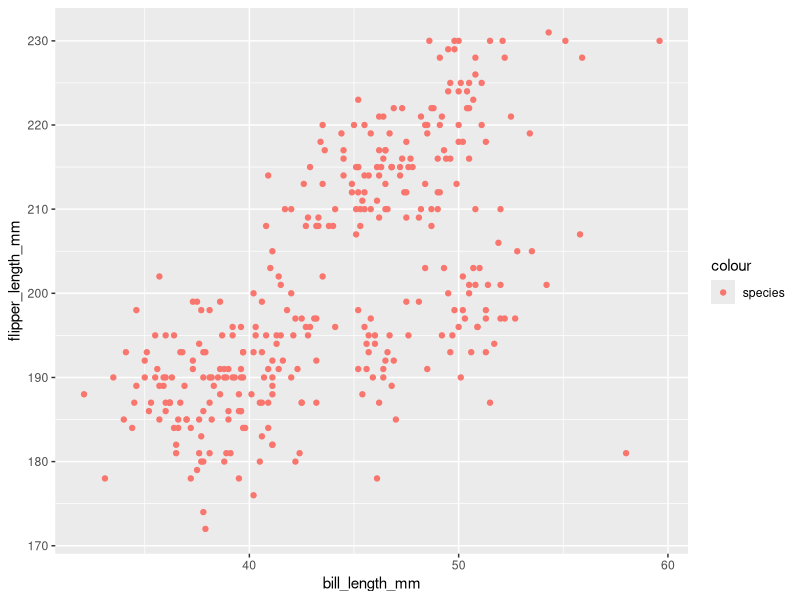
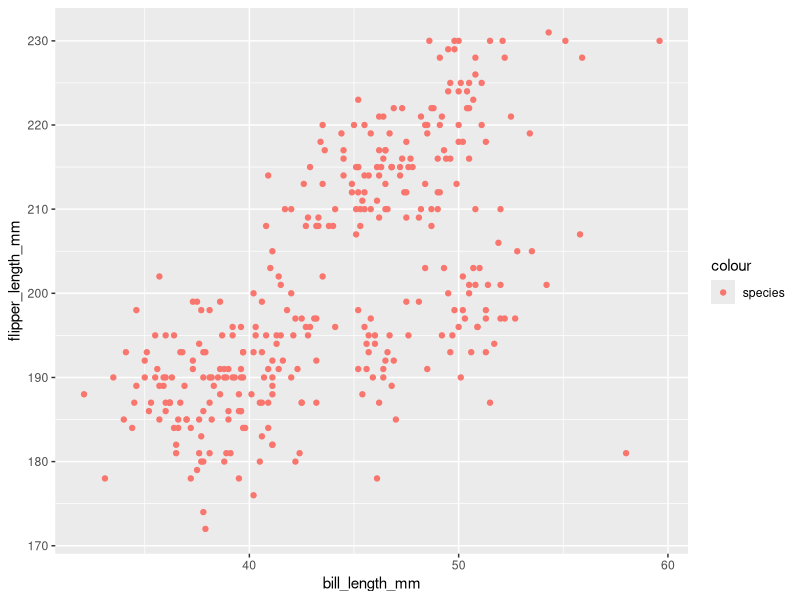

Generate these figures, in order, with R: (Note: this script raises an error after producing the figures.)
## ---- chunk 1

library(tidyverse)

## ---- chunk 2

data("penguins", package = "palmerpenguins")

## ---- chunk 3

ggplot(penguins, aes(x = bill_length_mm, y = flipper_length_mm, color = "species")) + geom_point()

ggsave("scatter_plot_HW1.pdf")

## ---- chunk 4

my_data_frame = tibble(
  
  my_random_sample = rnorm(n = 10, mean = 0, sd = 1),
  
  log_vec = my_random_sample > 0,
  
  char_vec = 
  
)


